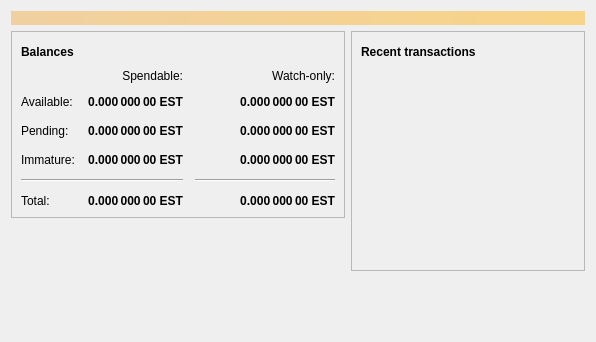
<?xml version="1.0" encoding="UTF-8"?>
<ui version="4.0">
 <class>OverviewPage</class>
 <widget class="QWidget" name="OverviewPage">
  <property name="geometry">
   <rect>
    <x>0</x>
    <y>0</y>
    <width>596</width>
    <height>342</height>
   </rect>
  </property>
  <property name="windowTitle">
   <string>Form</string>
  </property>
  <layout class="QVBoxLayout" name="topLayout">
   <item>
    <widget class="QLabel" name="labelAlerts">
     <property name="visible">
      <bool>false</bool>
     </property>
     <property name="styleSheet">
      <string notr="true">QLabel { background-color: qlineargradient(x1: 0, y1: 0, x2: 1, y2: 0, stop:0 #F0D0A0, stop:1 #F8D488); color:#000000; }</string>
     </property>
     <property name="wordWrap">
      <bool>true</bool>
     </property>
     <property name="margin">
      <number>3</number>
     </property>
     <property name="textInteractionFlags">
      <set>Qt::TextSelectableByMouse</set>
     </property>
    </widget>
   </item>
   <item>
    <layout class="QHBoxLayout" name="horizontalLayout" stretch="1,1">
     <item>
      <layout class="QVBoxLayout" name="verticalLayout_2">
       <item>
        <widget class="QFrame" name="frame">
         <property name="frameShape">
          <enum>QFrame::StyledPanel</enum>
         </property>
         <property name="frameShadow">
          <enum>QFrame::Raised</enum>
         </property>
         <layout class="QVBoxLayout" name="verticalLayout_4">
          <item>
           <layout class="QHBoxLayout" name="horizontalLayout_4">
            <item>
             <widget class="QLabel" name="label_5">
              <property name="font">
               <font>
                <weight>75</weight>
                <bold>true</bold>
               </font>
              </property>
              <property name="text">
               <string>Balances</string>
              </property>
             </widget>
            </item>
            <item>
             <widget class="QPushButton" name="labelWalletStatus">
              <property name="enabled">
               <bool>true</bool>
              </property>
              <property name="maximumSize">
               <size>
                <width>30</width>
                <height>16777215</height>
               </size>
              </property>
              <property name="toolTip">
               <string>The displayed information may be out of date. Your wallet automatically synchronizes with the Easticoin network after a connection is established, but this process has not completed yet.</string>
              </property>
              <property name="text">
               <string/>
              </property>
              <property name="icon">
               <iconset resource="../bitcoin.qrc">
                <normaloff>:/icons/warning</normaloff>
                <disabledoff>:/icons/warning</disabledoff>:/icons/warning</iconset>
              </property>
              <property name="iconSize">
               <size>
                <width>24</width>
                <height>24</height>
               </size>
              </property>
              <property name="flat">
               <bool>true</bool>
              </property>
             </widget>
            </item>
            <item>
             <spacer name="horizontalSpacer_3">
              <property name="orientation">
               <enum>Qt::Horizontal</enum>
              </property>
              <property name="sizeHint" stdset="0">
               <size>
                <width>40</width>
                <height>20</height>
               </size>
              </property>
             </spacer>
            </item>
           </layout>
          </item>
          <item>
           <layout class="QGridLayout" name="gridLayout">
            <property name="spacing">
             <number>12</number>
            </property>
            <item row="2" column="2">
             <widget class="QLabel" name="labelWatchPending">
              <property name="font">
               <font>
                <weight>75</weight>
                <bold>true</bold>
               </font>
              </property>
              <property name="cursor">
               <cursorShape>IBeamCursor</cursorShape>
              </property>
              <property name="toolTip">
               <string>Unconfirmed transactions to watch-only addresses</string>
              </property>
              <property name="text">
               <string notr="true">0.000 000 00 EST</string>
              </property>
              <property name="alignment">
               <set>Qt::AlignRight|Qt::AlignTrailing|Qt::AlignVCenter</set>
              </property>
              <property name="textInteractionFlags">
               <set>Qt::LinksAccessibleByMouse|Qt::TextSelectableByKeyboard|Qt::TextSelectableByMouse</set>
              </property>
             </widget>
            </item>
            <item row="2" column="1">
             <widget class="QLabel" name="labelUnconfirmed">
              <property name="font">
               <font>
                <weight>75</weight>
                <bold>true</bold>
               </font>
              </property>
              <property name="cursor">
               <cursorShape>IBeamCursor</cursorShape>
              </property>
              <property name="toolTip">
               <string>Total of transactions that have yet to be confirmed, and do not yet count toward the spendable balance</string>
              </property>
              <property name="text">
               <string notr="true">0.000 000 00 EST</string>
              </property>
              <property name="alignment">
               <set>Qt::AlignRight|Qt::AlignTrailing|Qt::AlignVCenter</set>
              </property>
              <property name="textInteractionFlags">
               <set>Qt::LinksAccessibleByMouse|Qt::TextSelectableByKeyboard|Qt::TextSelectableByMouse</set>
              </property>
             </widget>
            </item>
            <item row="3" column="2">
             <widget class="QLabel" name="labelWatchImmature">
              <property name="font">
               <font>
                <weight>75</weight>
                <bold>true</bold>
               </font>
              </property>
              <property name="cursor">
               <cursorShape>IBeamCursor</cursorShape>
              </property>
              <property name="toolTip">
               <string>Mined balance in watch-only addresses that has not yet matured</string>
              </property>
              <property name="text">
               <string notr="true">0.000 000 00 EST</string>
              </property>
              <property name="alignment">
               <set>Qt::AlignRight|Qt::AlignTrailing|Qt::AlignVCenter</set>
              </property>
              <property name="textInteractionFlags">
               <set>Qt::LinksAccessibleByMouse|Qt::TextSelectableByKeyboard|Qt::TextSelectableByMouse</set>
              </property>
             </widget>
            </item>
            <item row="4" column="0" colspan="2">
             <widget class="Line" name="line">
              <property name="orientation">
               <enum>Qt::Horizontal</enum>
              </property>
             </widget>
            </item>
            <item row="4" column="2">
             <widget class="Line" name="lineWatchBalance">
              <property name="sizePolicy">
               <sizepolicy hsizetype="Preferred" vsizetype="Fixed">
                <horstretch>0</horstretch>
                <verstretch>0</verstretch>
               </sizepolicy>
              </property>
              <property name="minimumSize">
               <size>
                <width>140</width>
                <height>0</height>
               </size>
              </property>
              <property name="orientation">
               <enum>Qt::Horizontal</enum>
              </property>
             </widget>
            </item>
            <item row="5" column="0">
             <widget class="QLabel" name="labelTotalText">
              <property name="text">
               <string>Total:</string>
              </property>
             </widget>
            </item>
            <item row="3" column="1">
             <widget class="QLabel" name="labelImmature">
              <property name="font">
               <font>
                <weight>75</weight>
                <bold>true</bold>
               </font>
              </property>
              <property name="cursor">
               <cursorShape>IBeamCursor</cursorShape>
              </property>
              <property name="toolTip">
               <string>Mined balance that has not yet matured</string>
              </property>
              <property name="text">
               <string notr="true">0.000 000 00 EST</string>
              </property>
              <property name="alignment">
               <set>Qt::AlignRight|Qt::AlignTrailing|Qt::AlignVCenter</set>
              </property>
              <property name="textInteractionFlags">
               <set>Qt::LinksAccessibleByMouse|Qt::TextSelectableByKeyboard|Qt::TextSelectableByMouse</set>
              </property>
             </widget>
            </item>
            <item row="2" column="3">
             <spacer name="horizontalSpacer_2">
              <property name="orientation">
               <enum>Qt::Horizontal</enum>
              </property>
              <property name="sizeHint" stdset="0">
               <size>
                <width>40</width>
                <height>20</height>
               </size>
              </property>
             </spacer>
            </item>
            <item row="3" column="0">
             <widget class="QLabel" name="labelImmatureText">
              <property name="text">
               <string>Immature:</string>
              </property>
             </widget>
            </item>
            <item row="5" column="1">
             <widget class="QLabel" name="labelTotal">
              <property name="font">
               <font>
                <weight>75</weight>
                <bold>true</bold>
               </font>
              </property>
              <property name="cursor">
               <cursorShape>IBeamCursor</cursorShape>
              </property>
              <property name="toolTip">
               <string>Your current total balance</string>
              </property>
              <property name="text">
               <string notr="true">0.000 000 00 EST</string>
              </property>
              <property name="alignment">
               <set>Qt::AlignRight|Qt::AlignTrailing|Qt::AlignVCenter</set>
              </property>
              <property name="textInteractionFlags">
               <set>Qt::LinksAccessibleByMouse|Qt::TextSelectableByKeyboard|Qt::TextSelectableByMouse</set>
              </property>
             </widget>
            </item>
            <item row="5" column="2">
             <widget class="QLabel" name="labelWatchTotal">
              <property name="font">
               <font>
                <weight>75</weight>
                <bold>true</bold>
               </font>
              </property>
              <property name="cursor">
               <cursorShape>IBeamCursor</cursorShape>
              </property>
              <property name="toolTip">
               <string>Current total balance in watch-only addresses</string>
              </property>
              <property name="text">
               <string notr="true">0.000 000 00 EST</string>
              </property>
              <property name="alignment">
               <set>Qt::AlignRight|Qt::AlignTrailing|Qt::AlignVCenter</set>
              </property>
              <property name="textInteractionFlags">
               <set>Qt::LinksAccessibleByMouse|Qt::TextSelectableByKeyboard|Qt::TextSelectableByMouse</set>
              </property>
             </widget>
            </item>
            <item row="0" column="2">
             <widget class="QLabel" name="labelWatchonly">
              <property name="text">
               <string>Watch-only:</string>
              </property>
              <property name="alignment">
               <set>Qt::AlignRight|Qt::AlignTrailing|Qt::AlignVCenter</set>
              </property>
             </widget>
            </item>
            <item row="1" column="0">
             <widget class="QLabel" name="labelBalanceText">
              <property name="text">
               <string>Available:</string>
              </property>
             </widget>
            </item>
            <item row="1" column="1">
             <widget class="QLabel" name="labelBalance">
              <property name="font">
               <font>
                <weight>75</weight>
                <bold>true</bold>
               </font>
              </property>
              <property name="cursor">
               <cursorShape>IBeamCursor</cursorShape>
              </property>
              <property name="toolTip">
               <string>Your current spendable balance</string>
              </property>
              <property name="text">
               <string notr="true">0.000 000 00 EST</string>
              </property>
              <property name="alignment">
               <set>Qt::AlignRight|Qt::AlignTrailing|Qt::AlignVCenter</set>
              </property>
              <property name="textInteractionFlags">
               <set>Qt::LinksAccessibleByMouse|Qt::TextSelectableByKeyboard|Qt::TextSelectableByMouse</set>
              </property>
             </widget>
            </item>
            <item row="1" column="2">
             <widget class="QLabel" name="labelWatchAvailable">
              <property name="font">
               <font>
                <weight>75</weight>
                <bold>true</bold>
               </font>
              </property>
              <property name="cursor">
               <cursorShape>IBeamCursor</cursorShape>
              </property>
              <property name="toolTip">
               <string>Your current balance in watch-only addresses</string>
              </property>
              <property name="text">
               <string notr="true">0.000 000 00 EST</string>
              </property>
              <property name="alignment">
               <set>Qt::AlignRight|Qt::AlignTrailing|Qt::AlignVCenter</set>
              </property>
              <property name="textInteractionFlags">
               <set>Qt::LinksAccessibleByMouse|Qt::TextSelectableByKeyboard|Qt::TextSelectableByMouse</set>
              </property>
             </widget>
            </item>
            <item row="2" column="0">
             <widget class="QLabel" name="labelPendingText">
              <property name="text">
               <string>Pending:</string>
              </property>
             </widget>
            </item>
            <item row="0" column="1">
             <widget class="QLabel" name="labelSpendable">
              <property name="text">
               <string>Spendable:</string>
              </property>
              <property name="alignment">
               <set>Qt::AlignRight|Qt::AlignTrailing|Qt::AlignVCenter</set>
              </property>
             </widget>
            </item>
           </layout>
          </item>
         </layout>
        </widget>
       </item>
       <item>
        <spacer name="verticalSpacer">
         <property name="orientation">
          <enum>Qt::Vertical</enum>
         </property>
         <property name="sizeHint" stdset="0">
          <size>
           <width>20</width>
           <height>40</height>
          </size>
         </property>
        </spacer>
       </item>
      </layout>
     </item>
     <item>
      <layout class="QVBoxLayout" name="verticalLayout_3">
       <item>
        <widget class="QFrame" name="frame_2">
         <property name="frameShape">
          <enum>QFrame::StyledPanel</enum>
         </property>
         <property name="frameShadow">
          <enum>QFrame::Raised</enum>
         </property>
         <layout class="QVBoxLayout" name="verticalLayout">
          <item>
           <layout class="QHBoxLayout" name="horizontalLayout_2">
            <item>
             <widget class="QLabel" name="label_4">
              <property name="font">
               <font>
                <weight>75</weight>
                <bold>true</bold>
               </font>
              </property>
              <property name="text">
               <string>Recent transactions</string>
              </property>
             </widget>
            </item>
            <item>
             <widget class="QPushButton" name="labelTransactionsStatus">
              <property name="enabled">
               <bool>true</bool>
              </property>
              <property name="maximumSize">
               <size>
                <width>30</width>
                <height>16777215</height>
               </size>
              </property>
              <property name="toolTip">
               <string>The displayed information may be out of date. Your wallet automatically synchronizes with the Easticoin network after a connection is established, but this process has not completed yet.</string>
              </property>
              <property name="text">
               <string/>
              </property>
              <property name="icon">
               <iconset resource="../bitcoin.qrc">
                <normaloff>:/icons/warning</normaloff>
                <disabledoff>:/icons/warning</disabledoff>:/icons/warning</iconset>
              </property>
              <property name="iconSize">
               <size>
                <width>24</width>
                <height>24</height>
               </size>
              </property>
              <property name="flat">
               <bool>true</bool>
              </property>
             </widget>
            </item>
            <item>
             <spacer name="horizontalSpacer">
              <property name="orientation">
               <enum>Qt::Horizontal</enum>
              </property>
              <property name="sizeHint" stdset="0">
               <size>
                <width>40</width>
                <height>20</height>
               </size>
              </property>
             </spacer>
            </item>
           </layout>
          </item>
          <item>
           <widget class="QListView" name="listTransactions">
            <property name="styleSheet">
             <string notr="true">QListView { background: transparent; }</string>
            </property>
            <property name="frameShape">
             <enum>QFrame::NoFrame</enum>
            </property>
            <property name="verticalScrollBarPolicy">
             <enum>Qt::ScrollBarAlwaysOff</enum>
            </property>
            <property name="horizontalScrollBarPolicy">
             <enum>Qt::ScrollBarAlwaysOff</enum>
            </property>
            <property name="selectionMode">
             <enum>QAbstractItemView::NoSelection</enum>
            </property>
           </widget>
          </item>
         </layout>
        </widget>
       </item>
       <item>
        <spacer name="verticalSpacer_2">
         <property name="orientation">
          <enum>Qt::Vertical</enum>
         </property>
         <property name="sizeHint" stdset="0">
          <size>
           <width>20</width>
           <height>40</height>
          </size>
         </property>
        </spacer>
       </item>
      </layout>
     </item>
    </layout>
   </item>
  </layout>
 </widget>
 <resources/>
 <connections/>
</ui>
